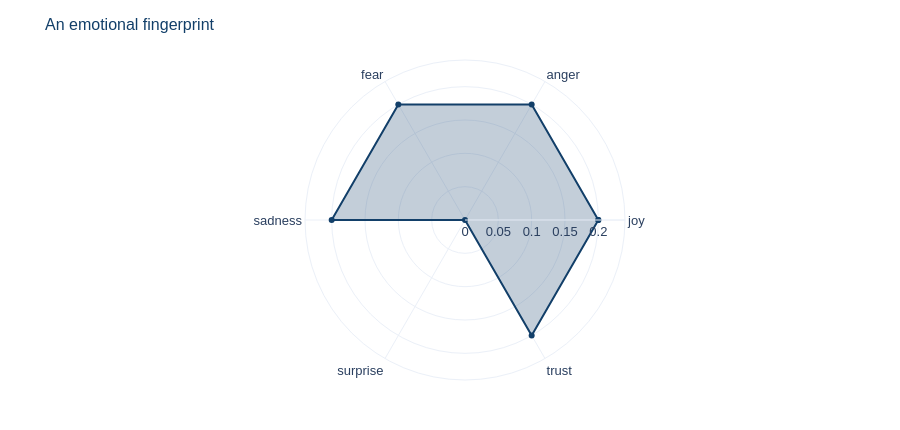

Notebook code for this chart:
### Markdown cell above
### Emotion, not just polarity

There is another way one number falls short: *angry* and *sad* are both negative, and
you would treat a customer differently depending which one you were looking at.

Below is a small emotion lexicon. It is deliberately tiny and deliberately editable —
**this is what every emotion tool is, underneath**. Add your own words to it.

### Code cell
EMOTIONS = {
    "joy":      ["happy", "delighted", "thrilled", "joy", "wonderful", "love", "great",
                 "excellent", "pleased", "glad", "brilliant", "fantastic", "enjoy"],
    "anger":    ["angry", "furious", "outraged", "hate", "disgusted", "annoyed",
                 "appalling", "unacceptable", "livid", "insulting", "ridiculous"],
    "fear":     ["afraid", "scared", "terrified", "worried", "anxious", "nervous",
                 "panic", "dread", "frightening", "alarming", "uncertain"],
    "sadness":  ["sad", "unhappy", "miserable", "disappointed", "sorry", "grief",
                 "lonely", "hopeless", "regret", "heartbroken", "gloomy"],
    "surprise": ["surprised", "shocked", "unexpected", "astonished", "sudden",
                 "amazed", "stunned", "remarkable", "extraordinary"],
    "trust":    ["trust", "reliable", "honest", "confident", "assured", "safe",
                 "dependable", "certain", "proven", "consistent"],
}

def emotions(text: str) -> dict:
    words = re.findall(r"[a-z']+", text.lower())
    counts = {e: sum(w.startswith(tuple(k[:5] for k in kws)) for w in words)
              for e, kws in EMOTIONS.items()}
    total = sum(counts.values()) or 1
    return {e: c / total for e, c in counts.items()}

sample = ("I was absolutely thrilled at first, then genuinely worried, and by the end "
          "just disappointed and honestly quite angry about the whole thing.")
prof = emotions(sample)

fig = go.Figure(go.Scatterpolar(r=list(prof.values()) + [list(prof.values())[0]],
                                theta=list(prof.keys()) + [list(prof.keys())[0]],
                                fill="toself", line=dict(color=NAVY),
                                fillcolor="rgba(18,63,105,0.25)"))
fig.update_layout(polar=dict(radialaxis=dict(visible=True, range=[0, max(prof.values()) * 1.2])))
style(fig, "An emotional fingerprint", height=430, showlegend=False).show()

print(f'"{sample}"\n')
print(f"VADER's one number: {vader.polarity_scores(sample)['compound']:+.4f}")
print("...which tells you the direction and nothing else.")

### Figure 1 — Plotly figure (JSON) as saved in the notebook; plotly's stock layout.template omitted (floating-point values rounded to 4 significant figures)
{"data": [{"fill": "toself", "fillcolor": "rgba(18,63,105,0.25)", "line": {"color": "#123F69"}, "r": [0.2, 0.2, 0.2, 0.2, 0, 0.2, 0.2], "theta": ["joy", "anger", "fear", "sadness", "surprise", "trust", "joy"], "type": "scatterpolar"}], "layout": {"font": {"family": "Helvetica, Arial, sans-serif", "size": 13}, "height": 430, "margin": {"b": 50, "l": 60, "r": 30, "t": 60}, "polar": {"radialaxis": {"range": [0, 0.24], "visible": true}}, "showlegend": false, "title": {"font": {"color": "#123F69", "size": 16}, "text": "An emotional fingerprint"}}}
